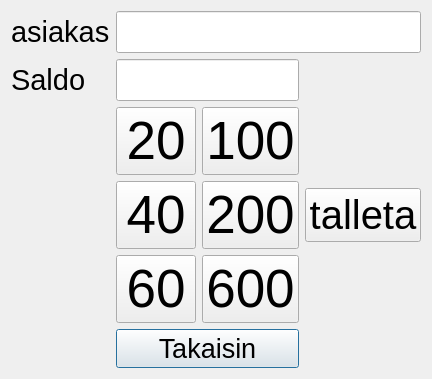
<?xml version="1.0" encoding="UTF-8"?>
<ui version="4.0">
 <class>Talletus</class>
 <widget class="QDialog" name="Talletus">
  <property name="geometry">
   <rect>
    <x>0</x>
    <y>0</y>
    <width>400</width>
    <height>300</height>
   </rect>
  </property>
  <property name="windowTitle">
   <string>Dialog</string>
  </property>
  <layout class="QGridLayout" name="gridLayout">
   <item row="0" column="2" colspan="2">
    <widget class="QLineEdit" name="lineEdit_customer">
     <property name="font">
      <font>
       <pointsize>22</pointsize>
      </font>
     </property>
    </widget>
   </item>
   <item row="5" column="2">
    <widget class="QPushButton" name="pushButton">
     <property name="font">
      <font>
       <pointsize>20</pointsize>
      </font>
     </property>
     <property name="text">
      <string>Takaisin</string>
     </property>
    </widget>
   </item>
   <item row="0" column="1">
    <widget class="QLabel" name="label_3">
     <property name="font">
      <font>
       <pointsize>22</pointsize>
      </font>
     </property>
     <property name="text">
      <string>asiakas</string>
     </property>
    </widget>
   </item>
   <item row="1" column="2">
    <widget class="QLineEdit" name="lineEdit_saldo">
     <property name="font">
      <font>
       <pointsize>22</pointsize>
      </font>
     </property>
    </widget>
   </item>
   <item row="3" column="3">
    <widget class="QPushButton" name="pushButton_8">
     <property name="font">
      <font>
       <pointsize>30</pointsize>
      </font>
     </property>
     <property name="text">
      <string>talleta</string>
     </property>
    </widget>
   </item>
   <item row="0" column="0">
    <spacer name="horizontalSpacer">
     <property name="orientation">
      <enum>Qt::Horizontal</enum>
     </property>
     <property name="sizeHint" stdset="0">
      <size>
       <width>40</width>
       <height>20</height>
      </size>
     </property>
    </spacer>
   </item>
   <item row="1" column="1">
    <widget class="QLabel" name="label">
     <property name="font">
      <font>
       <pointsize>22</pointsize>
      </font>
     </property>
     <property name="text">
      <string>Saldo</string>
     </property>
    </widget>
   </item>
   <item row="3" column="2">
    <layout class="QGridLayout" name="gridLayout_2">
     <item row="1" column="0">
      <widget class="QPushButton" name="pushButton_40">
       <property name="font">
        <font>
         <pointsize>40</pointsize>
        </font>
       </property>
       <property name="text">
        <string>40</string>
       </property>
      </widget>
     </item>
     <item row="2" column="0">
      <widget class="QPushButton" name="pushButton_60">
       <property name="font">
        <font>
         <pointsize>40</pointsize>
        </font>
       </property>
       <property name="text">
        <string>60</string>
       </property>
      </widget>
     </item>
     <item row="0" column="0">
      <widget class="QPushButton" name="pushButton_20">
       <property name="font">
        <font>
         <pointsize>40</pointsize>
        </font>
       </property>
       <property name="text">
        <string>20</string>
       </property>
      </widget>
     </item>
     <item row="0" column="1">
      <widget class="QPushButton" name="pushButton_100">
       <property name="font">
        <font>
         <pointsize>40</pointsize>
        </font>
       </property>
       <property name="text">
        <string>100</string>
       </property>
      </widget>
     </item>
     <item row="1" column="1">
      <widget class="QPushButton" name="pushButton_200">
       <property name="font">
        <font>
         <pointsize>40</pointsize>
        </font>
       </property>
       <property name="text">
        <string>200</string>
       </property>
      </widget>
     </item>
     <item row="2" column="1">
      <widget class="QPushButton" name="pushButton_600">
       <property name="font">
        <font>
         <pointsize>40</pointsize>
        </font>
       </property>
       <property name="text">
        <string>600</string>
       </property>
      </widget>
     </item>
    </layout>
   </item>
   <item row="3" column="4">
    <spacer name="horizontalSpacer_2">
     <property name="orientation">
      <enum>Qt::Horizontal</enum>
     </property>
     <property name="sizeHint" stdset="0">
      <size>
       <width>40</width>
       <height>20</height>
      </size>
     </property>
    </spacer>
   </item>
  </layout>
 </widget>
 <resources/>
 <connections/>
</ui>
